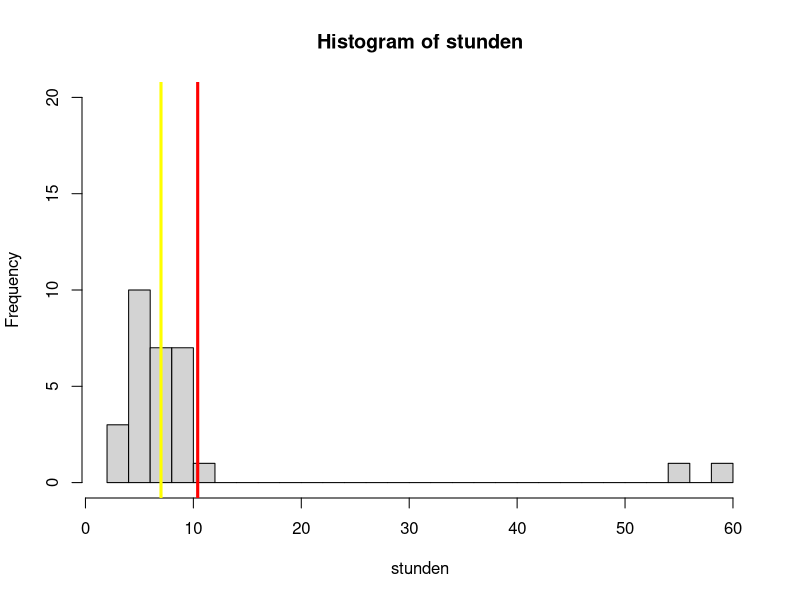

The R source for this figure:
## ---- chunk 1
knitr::opts_chunk$set(echo = TRUE)
## ---- chunk 2
stunden <- c(7, 55, 5, 8, 4, 10, 60, 7, 12, 5, 5, 10, 5, 5, 8, 10, 
             10, 7, 4, 6, 7, 5, 6, 10, 7, 3, 6, 6, 10,  9)
## ---- chunk 3
hand_arit_mit <- sum(stunden) / length(stunden)
funktion_arit_mit <- mean(stunden)
hand_arit_mit == funktion_arit_mit
## ---- chunk 4
stunden_sort <- sort(stunden)
hand_med <- ((stunden_sort[length(stunden_sort)/2] + stunden_sort[length(stunden_sort) / 2 + 1]) / 2)
funktion_med <- median(stunden)
hand_med == funktion_med
## ---- chunk 5
hist(stunden, breaks = 30, ylim = c(0, 20))
abline(v = mean(stunden), col = "red", lwd = 3)
abline(v = median(stunden), col = "yellow", lwd = 3)
## ---- chunk 6
sort(stunden)
stunden_trimmed <- stunden_sort[2:length(stunden)-2]
mean(stunden_trimmed)
median(stunden_trimmed)
## ---- chunk 7
(30 * 4 + 70 * 5 + 80  * 6 + 20 * 7)/200
## ---- chunk 8
mean(c(45000, 55000)) == 50000
## ---- chunk 9
(14  *  16.5 + 10 * 19 + 2 * 25)/26
## ---- chunk 10
library(knitr)
Fächer <- c("Deutsch", "Mathematik", "Physik", "Chemie", "Englisch")
Gewichtung <- c(0.3, 0.3, 0.1, 0.1, 0.2)
Noten_A <- c(3,3,2,2,1)
Noten_B <- c(2,2,2,4,3)
Noten_C <- c(3,1,2,2,4)
Noten_D <- c(2,3,4,2,1)

Benotung <- data.frame(Fächer, Gewichtung, Noten_A, Noten_B, Noten_C, Noten_D)
kable(Benotung)
## ---- chunk 11
mean(Benotung$Noten_A)
mean(Benotung$Noten_B)
mean(Benotung$Noten_C)
mean(Benotung$Noten_D)
weighted.mean(Benotung$Noten_A, Benotung$Gewichtung)
weighted.mean(Benotung$Noten_B, Benotung$Gewichtung)
weighted.mean(Benotung$Noten_C, Benotung$Gewichtung)
weighted.mean(Benotung$Noten_D, Benotung$Gewichtung)
